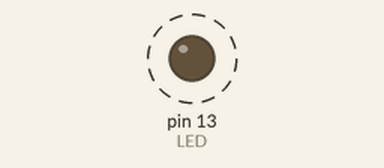
This sketch was run on a simulated Arduino Nano, built with avr-gcc and run on an emulated ATmega328P. Shown: output pins drawn as LEDs (lit = HIGH). Dashed ring = blinking.

Above: at 0.5 s.
Timing chart, 0 to 3.0 s (numbered marks = the images above):
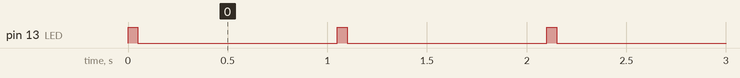

Measured:
- by itself, pin 13 (LED): alternates HIGH for 0.05 s and LOW for 1.0 s

The sketch:

Blink.ino
```cpp
const int LED = 13;

// Die setup Methode wird nur einmal ausgeführt und bei reset
void setup() {
  // Digitaler PIN mit der LED ist ein Ausgang
  pinMode(LED, OUTPUT);
}

// Die Endlosschleife
void loop() {
  digitalWrite(LED, HIGH); // LED anschalten
  delay(50); // 50 ms warten
  digitalWrite(LED, LOW); // LED ausschalten
  delay(1000); // 1 Sekunden warten
}
```
